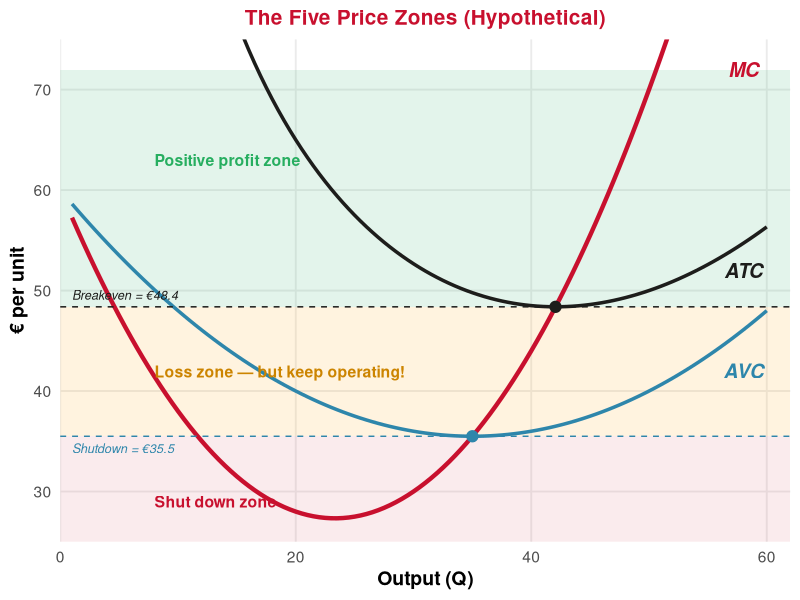
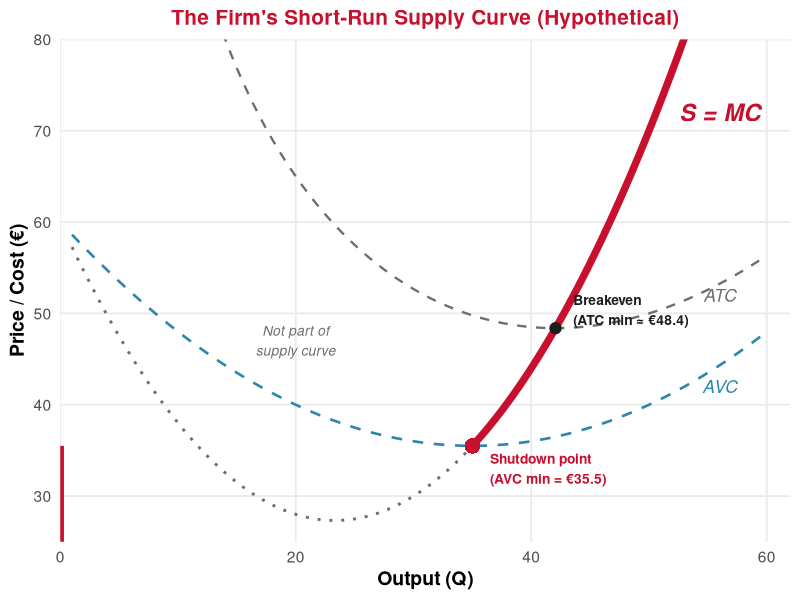
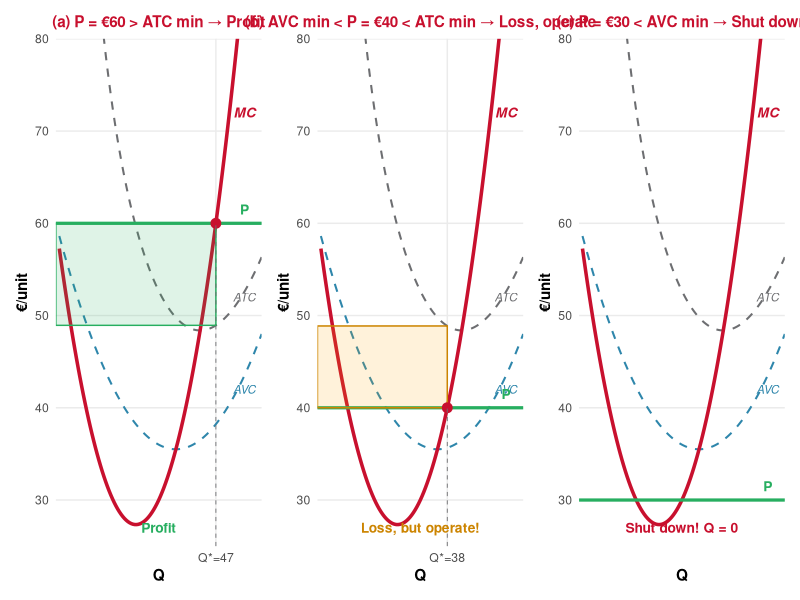

Reproduce these figures in R, in order.
## ---- chunk 1
#| echo: false
#| message: false
#| warning: false

library(ggplot2)
library(dplyr)
library(tidyverse)
library(patchwork)

# Define UE brand colors
ue_red <- "#C8102E"
ue_black <- "#1D1D1B"
ue_gray <- "#6D6E71"
ue_white <- "#FFFFFF"
ue_blue <- "#2E86AB"
ue_green <- "#27ae60"

# --- Shared cost curves used throughout this lecture ---
# MC = 0.06*Q^2 - 2.8*Q + 60  (same as Lecture 11)
# TC = 0.02*Q^3 - 1.4*Q^2 + 60*Q + 500  (FC = 500)
# AVC = 0.02*Q^2 - 1.4*Q + 60
# ATC = 0.02*Q^2 - 1.4*Q + 60 + 500/Q
# AVC min at Q = 35, AVC_min = 35.50  (shutdown price)
# ATC min at Q ≈ 42, ATC_min ≈ 48.38  (breakeven price)

FC_val <- 500
Q_curve <- seq(1, 60, by = 0.5)
MC_curve <- 0.06 * Q_curve^2 - 2.8 * Q_curve + 60
AVC_curve <- 0.02 * Q_curve^2 - 1.4 * Q_curve + 60
ATC_curve <- 0.02 * Q_curve^2 - 1.4 * Q_curve + 60 + FC_val / Q_curve

avc_min_q <- 35
avc_min_val <- 35.5
atc_min_q <- 42.06
atc_min_val <- 48.38
## ---- chunk 2
#| echo: false
#| warning: false
#| fig-width: 12
#| fig-height: 5.5
#| fig-align: center

ggplot() +
  # Shaded zones
  annotate("rect", xmin = 0, xmax = 62, ymin = atc_min_val, ymax = 72,
           fill = "#27ae6020") +
  annotate("rect", xmin = 0, xmax = 62, ymin = avc_min_val, ymax = atc_min_val,
           fill = "#FFA50020") +
  annotate("rect", xmin = 0, xmax = 62, ymin = 25, ymax = avc_min_val,
           fill = "#C8102E15") +
  # Cost curves
  geom_line(data = data.frame(Q = Q_curve, y = MC_curve),
            aes(x = Q, y = y), color = ue_red, linewidth = 1.5) +
  geom_line(data = data.frame(Q = Q_curve, y = ATC_curve),
            aes(x = Q, y = y), color = ue_black, linewidth = 1.2) +
  geom_line(data = data.frame(Q = Q_curve, y = AVC_curve),
            aes(x = Q, y = y), color = ue_blue, linewidth = 1.2) +
  # Horizontal reference lines
  geom_hline(yintercept = atc_min_val, linetype = "dashed", color = ue_black, linewidth = 0.5) +
  geom_hline(yintercept = avc_min_val, linetype = "dashed", color = ue_blue, linewidth = 0.5) +
  # Points at minimums
  geom_point(aes(x = atc_min_q, y = atc_min_val), size = 3.5, color = ue_black) +
  geom_point(aes(x = avc_min_q, y = avc_min_val), size = 3.5, color = ue_blue) +
  # Curve labels
  annotate("text", x = 58, y = 72, label = "MC", color = ue_red,
           fontface = "bold.italic", size = 5) +
  annotate("text", x = 58, y = 52, label = "ATC", color = ue_black,
           fontface = "bold.italic", size = 5) +
  annotate("text", x = 58, y = 42, label = "AVC", color = ue_blue,
           fontface = "bold.italic", size = 5) +
  # Zone labels
  annotate("text", x = 8, y = 63, label = "Positive profit zone",
           color = ue_green, fontface = "bold", size = 4, hjust = 0) +
  annotate("text", x = 8, y = (atc_min_val + avc_min_val) / 2,
           label = "Loss zone — but keep operating!",
           color = "#CC8400", fontface = "bold", size = 4, hjust = 0) +
  annotate("text", x = 8, y = 29,
           label = "Shut down zone",
           color = ue_red, fontface = "bold", size = 4, hjust = 0) +
  # Price level labels on y-axis
  annotate("text", x = 1, y = atc_min_val + 1.2,
           label = paste0("Breakeven = €", round(atc_min_val, 1)),
           color = ue_black, fontface = "italic", size = 3.2, hjust = 0) +
  annotate("text", x = 1, y = avc_min_val - 1.2,
           label = paste0("Shutdown = €", avc_min_val),
           color = ue_blue, fontface = "italic", size = 3.2, hjust = 0) +
  coord_cartesian(ylim = c(25, 75), xlim = c(0, 62)) +
  scale_x_continuous(expand = c(0, 0)) +
  scale_y_continuous(expand = c(0, 0)) +
  labs(x = "Output (Q)", y = "€ per unit",
       title = "The Five Price Zones (Hypothetical)") +
  theme_minimal(base_size = 14) +
  theme(
    plot.title = element_text(color = ue_red, face = "bold", hjust = 0.5, size = 15),
    axis.title = element_text(face = "bold"),
    panel.grid.minor = element_blank()
  )
## ---- chunk 3
#| echo: false
#| warning: false
#| fig-width: 12
#| fig-height: 5.5
#| fig-align: center

# The supply curve = MC above AVC
# Below AVC_min (Q < 35, P < 35.5): Q = 0
# Above AVC_min: follow MC

# Split MC into supply (above AVC) and non-supply (below AVC)
df_mc_all <- data.frame(Q = Q_curve, MC = MC_curve, AVC = AVC_curve) %>%
  mutate(is_supply = MC >= AVC & Q >= avc_min_q)

# Non-supply portion of MC (faded)
df_mc_faded <- df_mc_all %>% filter(!is_supply)
# Supply portion (bold red)
df_mc_supply <- df_mc_all %>% filter(is_supply)

ggplot() +
  # AVC and ATC curves (lighter)
  geom_line(data = data.frame(Q = Q_curve, y = ATC_curve),
            aes(x = Q, y = y), color = ue_gray, linewidth = 0.8, linetype = "dashed") +
  geom_line(data = data.frame(Q = Q_curve, y = AVC_curve),
            aes(x = Q, y = y), color = ue_blue, linewidth = 0.9, linetype = "dashed") +
  # MC below AVC (faded, not part of supply)
  geom_line(data = df_mc_faded, aes(x = Q, y = MC),
            color = ue_gray, linewidth = 1, linetype = "dotted") +
  # MC above AVC = SUPPLY CURVE (bold red)
  geom_line(data = df_mc_supply, aes(x = Q, y = MC),
            color = ue_red, linewidth = 2.5) +
  # Shutdown point
  geom_point(aes(x = avc_min_q, y = avc_min_val), size = 5, color = ue_red,
             shape = 16) +
  # Shutdown segment on y-axis (Q = 0 for P < AVC_min)
  geom_segment(aes(x = 0, y = 25, xend = 0, yend = avc_min_val),
               color = ue_red, linewidth = 2.5) +
  # Labels
  annotate("text", x = 56, y = 72, label = "S = MC",
           color = ue_red, fontface = "bold.italic", size = 6) +
  annotate("text", x = 56, y = 52, label = "ATC",
           color = ue_gray, fontface = "italic", size = 4.5) +
  annotate("text", x = 56, y = 42, label = "AVC",
           color = ue_blue, fontface = "italic", size = 4.5) +
  # Annotation for shutdown point
  annotate("text", x = avc_min_q + 1.5, y = avc_min_val - 2.5,
           label = paste0("Shutdown point\n(AVC min = €", avc_min_val, ")"),
           color = ue_red, fontface = "bold", size = 3.5, hjust = 0) +
  # Annotation for breakeven
  annotate("text", x = atc_min_q + 1.5, y = atc_min_val + 2,
           label = paste0("Breakeven\n(ATC min ≈ €", round(atc_min_val, 1), ")"),
           color = ue_black, fontface = "bold", size = 3.5, hjust = 0) +
  geom_point(aes(x = atc_min_q, y = atc_min_val), size = 3.5, color = ue_black) +
  # Dotted "not supply" label
  annotate("text", x = 20, y = 47, label = "Not part of\nsupply curve",
           color = ue_gray, fontface = "italic", size = 3.5) +
  coord_cartesian(ylim = c(25, 80), xlim = c(0, 62)) +
  scale_x_continuous(expand = c(0, 0)) +
  scale_y_continuous(expand = c(0, 0)) +
  labs(x = "Output (Q)", y = "Price / Cost (€)",
       title = "The Firm's Short-Run Supply Curve (Hypothetical)") +
  theme_minimal(base_size = 14) +
  theme(
    plot.title = element_text(color = ue_red, face = "bold", hjust = 0.5, size = 15),
    axis.title = element_text(face = "bold"),
    panel.grid.minor = element_blank()
  )
## ---- chunk 4
#| echo: false
#| warning: false
#| fig-width: 14
#| fig-height: 4.5
#| fig-align: center

make_supply_panel <- function(P_val, title_str, zone_label, zone_color) {
  # Find Q* where MC = P on rising portion
  # MC = 0.06*Q^2 - 2.8*Q + 60 = P
  a <- 0.06; b <- -2.8; c <- 60 - P_val
  disc <- b^2 - 4*a*c
  if (disc >= 0 && P_val >= avc_min_val) {
    q_star <- (-b + sqrt(disc)) / (2*a)
    atc_star <- 0.02*q_star^2 - 1.4*q_star + 60 + FC_val/q_star
    avc_star <- 0.02*q_star^2 - 1.4*q_star + 60
    
    profit_rect_min <- min(P_val, atc_star)
    profit_rect_max <- max(P_val, atc_star)
    rect_fill <- if (P_val > atc_star) "#27ae6025" else "#FFA50025"
    rect_border <- if (P_val > atc_star) ue_green else "#CC8400"
  } else {
    q_star <- 0
    atc_star <- NA
    avc_star <- NA
    rect_fill <- NA
    rect_border <- NA
  }
  
  p <- ggplot() +
    geom_line(data = data.frame(Q = Q_curve, y = ATC_curve),
              aes(x = Q, y = y), color = ue_gray, linewidth = 0.7, linetype = "dashed") +
    geom_line(data = data.frame(Q = Q_curve, y = AVC_curve),
              aes(x = Q, y = y), color = ue_blue, linewidth = 0.7, linetype = "dashed") +
    geom_line(data = data.frame(Q = Q_curve, y = MC_curve),
              aes(x = Q, y = y), color = ue_red, linewidth = 1.2) +
    geom_hline(yintercept = P_val, color = ue_green, linewidth = 1.1)
  
  if (q_star > 0 && !is.na(atc_star)) {
    if (abs(P_val - atc_star) > 0.5) {
      p <- p + annotate("rect", xmin = 0, xmax = q_star,
                         ymin = profit_rect_min, ymax = profit_rect_max,
                         fill = rect_fill, color = rect_border, linewidth = 0.5)
    }
    p <- p +
      geom_point(aes(x = q_star, y = P_val), size = 3, color = ue_red) +
      geom_segment(aes(x = q_star, y = 25, xend = q_star, yend = P_val),
                   linetype = "dashed", color = ue_gray, linewidth = 0.3)
  }
  
  # Labels
  p <- p +
    annotate("text", x = 55, y = 72, label = "MC", color = ue_red,
             fontface = "bold.italic", size = 3.5) +
    annotate("text", x = 55, y = 52, label = "ATC", color = ue_gray,
             fontface = "italic", size = 3) +
    annotate("text", x = 55, y = 42, label = "AVC", color = ue_blue,
             fontface = "italic", size = 3) +
    annotate("text", x = 55, y = P_val + 1.5, label = "P",
             color = ue_green, fontface = "bold", size = 3.5) +
    annotate("text", x = 30, y = 27, label = zone_label,
             color = zone_color, fontface = "bold", size = 3.5) +
    coord_cartesian(ylim = c(25, 80), xlim = c(0, 60)) +
    scale_x_continuous(expand = c(0, 0),
                       breaks = if(q_star > 0) c(q_star) else NULL,
                       labels = if(q_star > 0) c(paste0("Q*=", round(q_star))) else NULL) +
    scale_y_continuous(expand = c(0, 0)) +
    labs(x = "Q", y = "€/unit", title = title_str) +
    theme_minimal(base_size = 11) +
    theme(
      plot.title = element_text(color = ue_red, face = "bold", hjust = 0.5, size = 11),
      axis.title = element_text(face = "bold"),
      panel.grid.minor = element_blank()
    )
  return(p)
}

pa <- make_supply_panel(60, "(a) P = €60 > ATC min → Profit", "Profit", ue_green)
pb <- make_supply_panel(40, "(b) AVC min < P = €40 < ATC min → Loss, operate",
                        "Loss, but operate!", "#CC8400")
pc <- make_supply_panel(30, "(c) P = €30 < AVC min → Shut down",
                        "Shut down! Q = 0", ue_red)

pa + pb + pc + plot_layout(ncol = 3)
